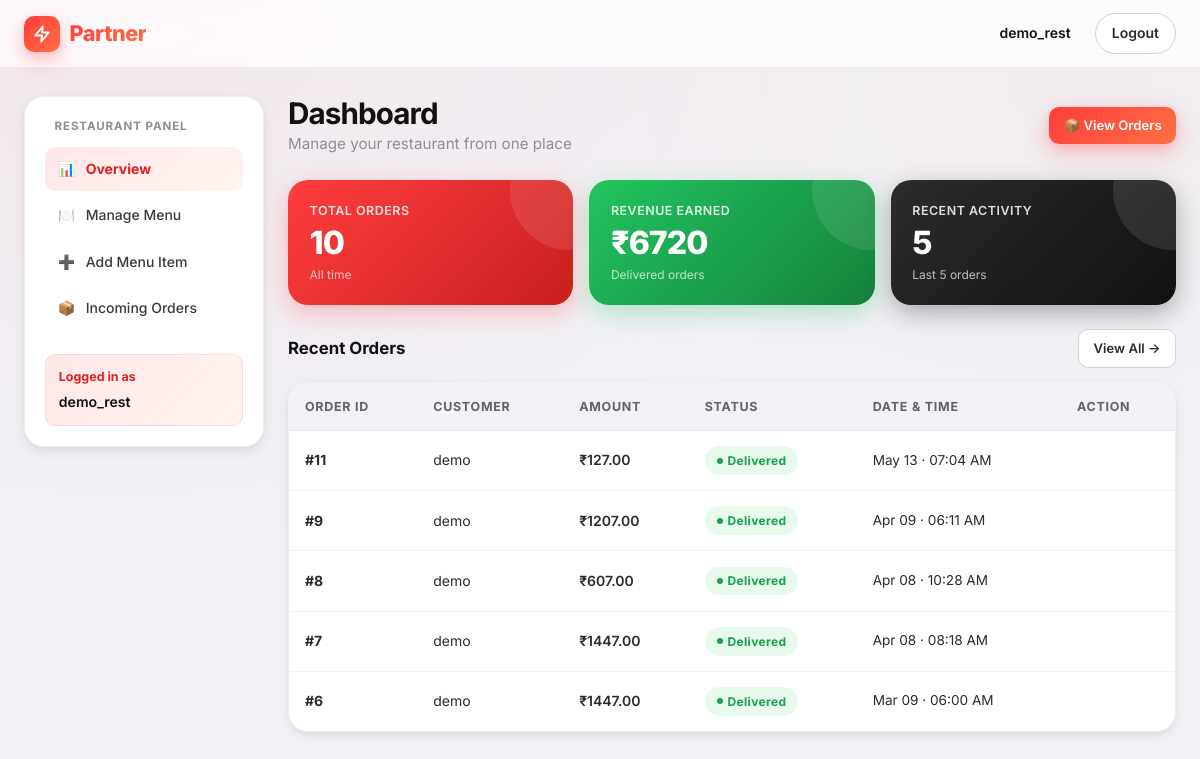
Page /restaurant/dashboard (signed in) on the committed database.
### models.py (models this page shows)
class User(db.Model, UserMixin):
    id = db.Column(db.Integer, primary_key=True)
    username = db.Column(db.String(150), nullable=False)
    email = db.Column(db.String(150), unique=True, nullable=False)
    password = db.Column(db.String(60), nullable=False)
    role = db.Column(db.String(20), nullable=False, default='user') # 'user', 'restaurant', 'delivery'
    phone = db.Column(db.String(20), nullable=True)
    address = db.Column(db.Text, nullable=True)
    menus = db.relationship('MenuItem', backref='restaurant', lazy=True, foreign_keys='MenuItem.restaurant_id')
    orders = db.relationship('Order', backref='customer', lazy=True, foreign_keys='Order.user_id')
    restaurant_orders = db.relationship('Order', backref='restaurant', lazy=True, foreign_keys='Order.restaurant_id')
    delivery_assignments = db.relationship('Order', backref='delivery_partner', lazy=True, foreign_keys='Order.delivery_partner_id')
    cart_items = db.relationship('CartItem', backref='user', lazy=True)

class Order(db.Model):
    id = db.Column(db.Integer, primary_key=True)
    user_id = db.Column(db.Integer, db.ForeignKey('user.id'), nullable=False)
    restaurant_id = db.Column(db.Integer, db.ForeignKey('user.id'), nullable=False)
    delivery_partner_id = db.Column(db.Integer, db.ForeignKey('user.id'), nullable=True)
    status = db.Column(db.String(50), nullable=False, default='Pending')
    total_amount = db.Column(db.Float, nullable=False)
    delivery_fee = db.Column(db.Float, nullable=False, default=5.0)
    platform_fee = db.Column(db.Float, nullable=False, default=2.0)
    delivery_address = db.Column(db.Text, nullable=False)
    contact_phone = db.Column(db.String(20), nullable=False)
    restaurant_instructions = db.Column(db.Text, nullable=True)
    delivery_instructions = db.Column(db.Text, nullable=True)
    created_at = db.Column(db.DateTime, nullable=False, default=datetime.utcnow)
    items = db.relationship('OrderItem', backref='order', lazy=True)

### routes/restaurant_routes.py (the view)
@restaurant_bp.route('/dashboard')
@login_required
def dashboard():
    total_orders = Order.query.filter_by(restaurant_id=current_user.id).count()
    completed_orders = Order.query.filter_by(restaurant_id=current_user.id, status='Delivered').all()
    revenue = sum(order.total_amount - order.delivery_fee - order.platform_fee for order in completed_orders)
    recent_orders = Order.query.filter_by(restaurant_id=current_user.id).order_by(Order.created_at.desc()).limit(5).all()
    return render_template('restaurant/dashboard.html', total_orders=total_orders, revenue=revenue, recent_orders=recent_orders)

### routes/restaurant_routes.py (called while the page is built)
@restaurant_bp.before_request
def check_role():
    if current_user.is_authenticated and current_user.role != 'restaurant':
        flash('Please login as a restaurant.', 'warning')
        return redirect(url_for('auth.login', role='restaurant'))

### templates/restaurant/dashboard.html (shortened to what this page needs)
{% extends 'base_restaurant.html' %}
{% block content %}
        <div class="section-header" style="margin-bottom:1.5rem;">
            <div>
                <h1 class="section-title">Dashboard</h1>
                <p class="section-subtitle">Manage your restaurant from one place</p>
            </div>
            <a href="{{ url_for('restaurant.orders') }}" class="btn btn-primary btn-sm" id="viewOrdersBtn">
                📦 View Orders
            </a>
        </div>
        <div class="kpi-grid" style="margin-bottom:1.5rem;">
            <div class="kpi-card kpi-red">
                <div class="kpi-label">Total Orders</div>
                <div class="kpi-value">{{ total_orders }}</div>
                <div class="kpi-sub">All time</div>
            </div>
            <div class="kpi-card kpi-green">
                <div class="kpi-label">Revenue Earned</div>
                <div class="kpi-value">₹{{ '%.0f' % revenue }}</div>
                <div class="kpi-sub">Delivered orders</div>
            </div>
            <div class="kpi-card kpi-dark">
                <div class="kpi-label">Recent Activity</div>
                <div class="kpi-value">{{ recent_orders|length }}</div>
                <div class="kpi-sub">Last 5 orders</div>
            </div>
        </div>
        <div class="flex-between" style="margin-bottom:.85rem;">
            <h2 style="font-size:1.05rem;font-weight:700;margin:0;">Recent Orders</h2>
            <a href="{{ url_for('restaurant.orders') }}" class="btn btn-outline btn-sm" id="viewAllBtn">View All →</a>
        </div>
        {% if recent_orders %}
        <div class="table-wrap">
            <table class="table">
                <thead>
                    <tr>
                        <th>Order ID</th>
                        <th>Customer</th>
                        <th>Amount</th>
                        <th>Status</th>
                        <th>Date &amp; Time</th>
                        <th>Action</th>
                    </tr>
                </thead>
                <tbody>
                    {% for order in recent_orders %}
                    <tr>
                        <td style="font-weight:700;">#{{ order.id }}</td>
                        <td>{{ order.customer.username }}</td>
                        <td style="font-weight:600;">₹{{ '%.2f' % order.total_amount }}</td>
                        <td>
                            {% if order.status in ['Delivered', 'Ready'] %}
                            <span class="status-pill status-success">{{ order.status }}</span>
                            {% elif order.status == 'Rejected' %}
                            <span class="status-pill status-danger">{{ order.status }}</span>
                            {% elif order.status == 'Out for Delivery' %}
                            <span class="status-pill status-info">{{ order.status }}</span>
                            {% else %}
                            <span class="status-pill status-pending">{{ order.status }}</span>
                            {% endif %}
                        </td>
                        <td class="meta">{{ order.created_at.strftime('%b %d · %I:%M %p') }}</td>
                        <td>
                        </td>
                    </tr>
                    {% endfor %}
                </tbody>
            </table>
        </div>
        {% else %}
        <div class="panel empty-state">
            <div class="empty-icon">📦</div>
            <h3>No orders yet</h3>
            <p>Once customers place orders, they'll appear here.</p>
        </div>
        {% endif %}
{% endblock %}

### templates/base_restaurant.html (shortened to what this page needs)
<!DOCTYPE html>
<html lang="en">
<head>
    <link rel="stylesheet" href="{{ url_for('static', filename='css/style.css') }}">
</head>
<body>
    <nav class="topbar" id="topbar">
        <div class="topbar-inner">
            <a href="{{ url_for('restaurant.dashboard') }}" class="brand">
                <span class="brand-mark"><svg width="18" height="18" viewBox="0 0 24 24" fill="none" stroke="currentColor" stroke-width="2.5" stroke-linecap="round" stroke-linejoin="round"><polygon points="13 2 3 14 12 14 11 22 21 10 12 10 13 2"></polygon></svg></span>
                <span class="brand-text">Partner</span>
            </a>
            <div class="nav-actions">
                <span style="font-weight:600; font-size:0.875rem; margin-right:1rem;">{{ current_user.username }}</span>
                <a href="{{ url_for('auth.logout') }}" class="nav-button secondary">Logout</a>
            </div>
        </div>
    </nav>
    <main class="container page-shell">
        <div class="dashboard-layout">
            <aside class="sidebar-nav fade-up">
                <h4>Restaurant Panel</h4>
                <a href="{{ url_for('restaurant.dashboard') }}" class="nav-item {% if request.endpoint == 'restaurant.dashboard' %}active{% endif %}" id="navOverview">
                    <span>📊</span> Overview
                </a>
                <a href="{{ url_for('restaurant.manage_menu') }}" class="nav-item {% if request.endpoint == 'restaurant.manage_menu' %}active{% endif %}" id="navManageMenu">
                    <span>🍽️</span> Manage Menu
                </a>
                <a href="{{ url_for('restaurant.add_menu') }}" class="nav-item {% if request.endpoint == 'restaurant.add_menu' %}active{% endif %}" id="navAddItem">
                    <span>➕</span> Add Menu Item
                </a>
                <a href="{{ url_for('restaurant.orders') }}" class="nav-item {% if request.endpoint == 'restaurant.orders' %}active{% endif %}" id="navOrders">
                    <span>📦</span> Incoming Orders
                </a>
                <div style="margin-top:1.5rem;padding:.75rem .8rem;background:var(--brand-gradient-soft);border-radius:var(--r-sm);border:1px solid rgba(255,61,61,0.12);">
                    <div style="font-size:.78rem;font-weight:700;color:var(--brand-red-dark);margin-bottom:.25rem;">Logged in as</div>
                    <div style="font-weight:600;font-size:.88rem;color:var(--ink-900);">{{ current_user.username }}</div>
                </div>
            </aside>
            <div class="fade-up-1">
                {% block content %}{% endblock %}
            </div>
        </div>
    </main>
</body>
</html>

### rows in the picture
User: username "demo_rest"
Order: id "11", customer.username "demo", total_amount "127.00", status "Delivered", created_at "May 13 · 07:04 AM"
Order: id "9", customer.username "demo", total_amount "1207.00", status "Delivered", created_at "Apr 09 · 06:11 AM"
Order: id "8", customer.username "demo", total_amount "607.00", status "Delivered", created_at "Apr 08 · 10:28 AM"
Order: id "7", customer.username "demo", total_amount "1447.00", status "Delivered", created_at "Apr 08 · 08:18 AM"
Order: id "6", customer.username "demo", total_amount "1447.00", status "Delivered", created_at "Mar 09 · 06:00 AM"

### other values in the picture
{{ total_orders }} "10"
{{ '%.0f' % revenue }} "6720"
{{ recent_orders|length }} "5"
